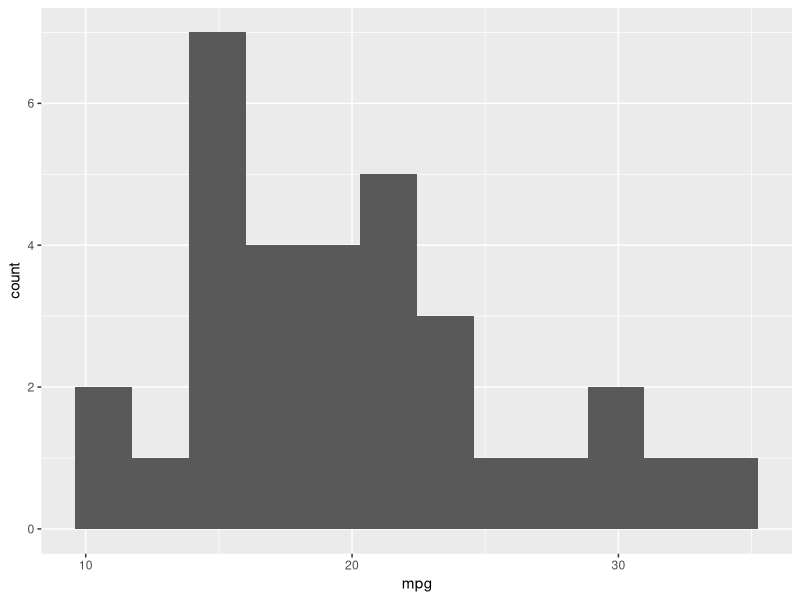
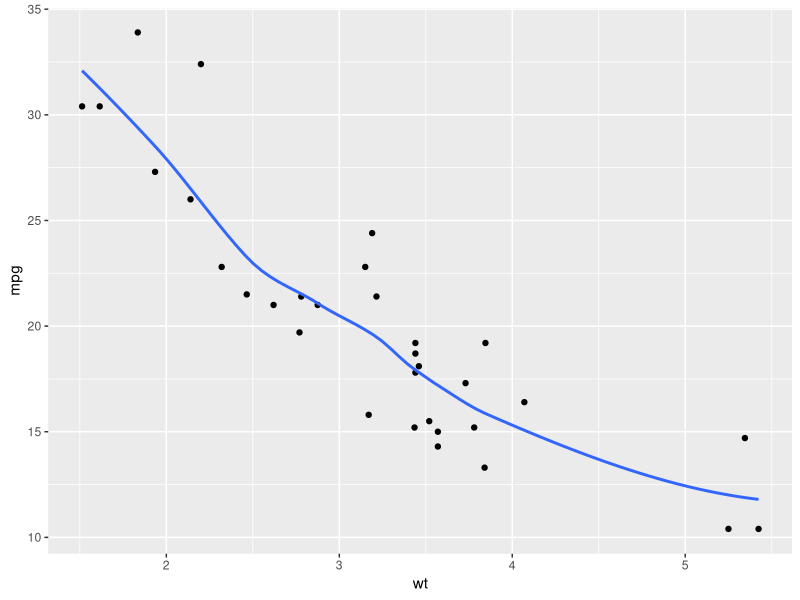

Here is the R script that generated these plots, in order:
## ---- chunk 1
  p_hist <- ggplot2::ggplot(mtcars, ggplot2::aes(mpg)) +
  ggplot2::geom_histogram(bins = 12)

## ---- chunk 2
p_scatter <- ggplot2::ggplot(mtcars, ggplot2::aes(wt, mpg)) +
  ggplot2::geom_point() +
  ggplot2::geom_smooth(se = FALSE)
